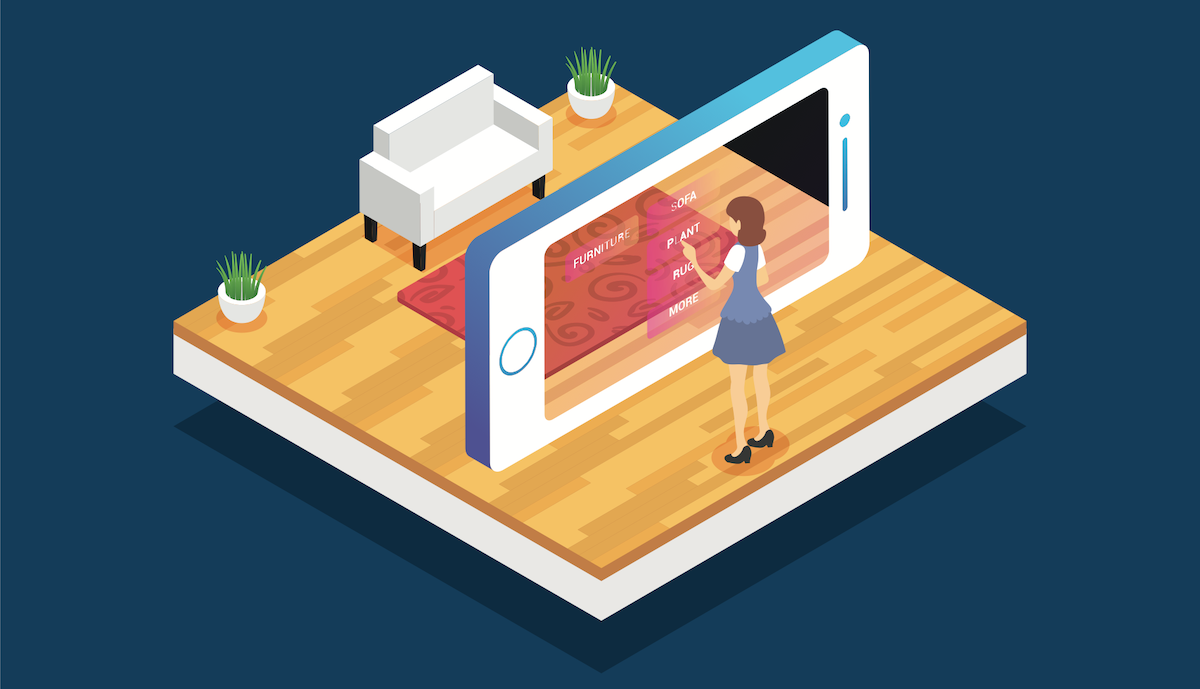
#> input picture 1_Getting_Started/source/demoImage.png, 1200 x 689 px, found by its file name
$ python main.py
#> lines starting #> are read from the running program, lines starting #| are printed output that depends on the picture
# Load an image using 'imread' specifying the path to image
import cv2

image = cv2.imread('./1_Getting_Started/source/demoImage.png')
#> image is the input picture: shape (689, 1200, 3); mean B, G, R 106.5, 101.4, 88


#Show The Image with matplotlib

from matplotlib import pyplot as plt

plt.imshow(cv2.cvtColor(image,cv2.COLOR_BGR2RGB))

plt.show()

plt.imshow(cv2.cvtColor(image,cv2.COLOR_BGR2GRAY))
plt.show()
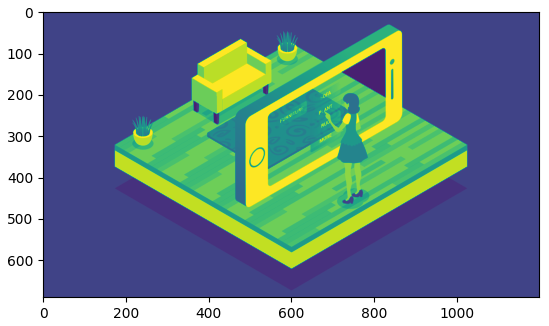
#> figure drawn by matplotlib, 1 panel


#Let's create a simple function to make displaying our images simpler and easier

def imshow(title="", image= None):
    plt.imshow(cv2.cvtColor(image,cv2.COLOR_BGR2RGB))
    plt.title(title)
    plt.show()


imshow("This is a Image",image)

# Simply use 'imwrite' specificing the file name and the image to be saved
cv2.imwrite('output.jpg',image)


import numpy as np

print('Height of Image: {} pixels'.format(int(image.shape[0])))
#| Height of Image: 689 pixels
print('Width of Image: {} pixels'.format(int(image.shape[1])))
#| Width of Image: 1200 pixels
print('Depth of Image: {} colors components'.format(int(image.shape[2])))
#| Depth of Image: 3 colors components
